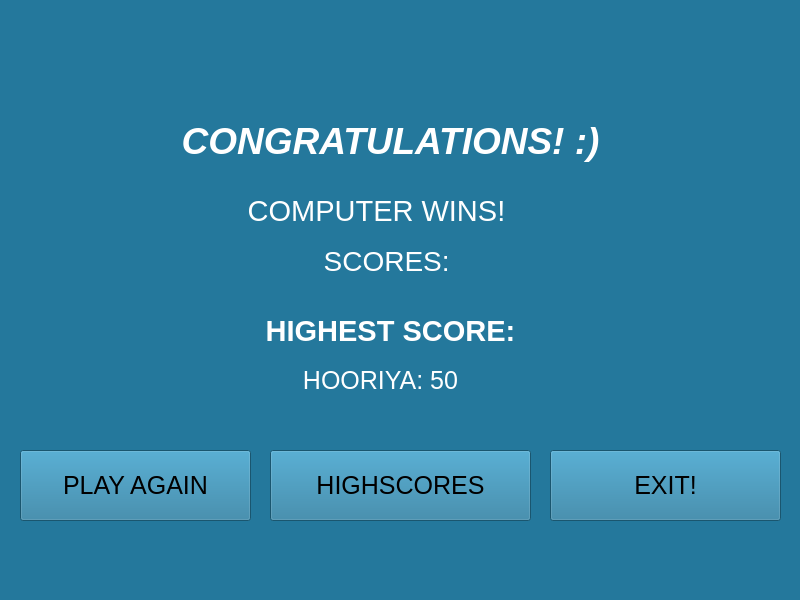
<?xml version="1.0" encoding="UTF-8"?>
<ui version="4.0">
 <class>MainWindow</class>
 <widget class="QMainWindow" name="MainWindow">
  <property name="geometry">
   <rect>
    <x>0</x>
    <y>0</y>
    <width>800</width>
    <height>600</height>
   </rect>
  </property>
  <property name="windowTitle">
   <string>MainWindow</string>
  </property>
  <property name="styleSheet">
   <string notr="true">background-color: rgb(36, 120, 156);
 </string>
  </property>
  <widget class="QWidget" name="centralwidget">
   <widget class="QLabel" name="win">
    <property name="geometry">
     <rect>
      <x>70</x>
      <y>180</y>
      <width>621</width>
      <height>61</height>
     </rect>
    </property>
    <property name="font">
     <font>
      <pointsize>22</pointsize>
     </font>
    </property>
    <property name="styleSheet">
     <string notr="true">color:white;</string>
    </property>
    <property name="text">
     <string>COMPUTER WINS! </string>
    </property>
    <property name="alignment">
     <set>Qt::AlignCenter</set>
    </property>
   </widget>
   <widget class="QLabel" name="win_score">
    <property name="geometry">
     <rect>
      <x>80</x>
      <y>230</y>
      <width>621</width>
      <height>61</height>
     </rect>
    </property>
    <property name="font">
     <font>
      <pointsize>21</pointsize>
     </font>
    </property>
    <property name="styleSheet">
     <string notr="true">color:white;</string>
    </property>
    <property name="text">
     <string>SCORES: </string>
    </property>
    <property name="alignment">
     <set>Qt::AlignCenter</set>
    </property>
   </widget>
   <widget class="QPushButton" name="play_again">
    <property name="geometry">
     <rect>
      <x>20</x>
      <y>450</y>
      <width>231</width>
      <height>71</height>
     </rect>
    </property>
    <property name="font">
     <font>
      <pointsize>19</pointsize>
      <weight>50</weight>
      <bold>false</bold>
     </font>
    </property>
    <property name="styleSheet">
     <string notr="true"/>
    </property>
    <property name="text">
     <string>PLAY AGAIN</string>
    </property>
    <property name="checkable">
     <bool>false</bool>
    </property>
   </widget>
   <widget class="QPushButton" name="exit">
    <property name="geometry">
     <rect>
      <x>550</x>
      <y>450</y>
      <width>231</width>
      <height>71</height>
     </rect>
    </property>
    <property name="font">
     <font>
      <pointsize>19</pointsize>
      <weight>50</weight>
      <bold>false</bold>
     </font>
    </property>
    <property name="styleSheet">
     <string notr="true"/>
    </property>
    <property name="text">
     <string>EXIT!</string>
    </property>
   </widget>
   <widget class="QLabel" name="label_3">
    <property name="geometry">
     <rect>
      <x>80</x>
      <y>110</y>
      <width>621</width>
      <height>61</height>
     </rect>
    </property>
    <property name="font">
     <font>
      <pointsize>28</pointsize>
      <weight>75</weight>
      <italic>true</italic>
      <bold>true</bold>
     </font>
    </property>
    <property name="styleSheet">
     <string notr="true">color:white;</string>
    </property>
    <property name="text">
     <string>CONGRATULATIONS! :)</string>
    </property>
    <property name="alignment">
     <set>Qt::AlignCenter</set>
    </property>
   </widget>
   <widget class="QLabel" name="label_4">
    <property name="geometry">
     <rect>
      <x>40</x>
      <y>220</y>
      <width>171</width>
      <height>171</height>
     </rect>
    </property>
    <property name="text">
     <string/>
    </property>
    <property name="pixmap">
     <pixmap>rockkk.png</pixmap>
    </property>
    <property name="scaledContents">
     <bool>true</bool>
    </property>
   </widget>
   <widget class="QLabel" name="label_5">
    <property name="geometry">
     <rect>
      <x>580</x>
      <y>220</y>
      <width>191</width>
      <height>171</height>
     </rect>
    </property>
    <property name="text">
     <string/>
    </property>
    <property name="pixmap">
     <pixmap>all.png</pixmap>
    </property>
    <property name="scaledContents">
     <bool>true</bool>
    </property>
   </widget>
   <widget class="QLabel" name="label_6">
    <property name="geometry">
     <rect>
      <x>200</x>
      <y>10</y>
      <width>101</width>
      <height>81</height>
     </rect>
    </property>
    <property name="text">
     <string/>
    </property>
    <property name="pixmap">
     <pixmap>rrr.png</pixmap>
    </property>
    <property name="scaledContents">
     <bool>true</bool>
    </property>
   </widget>
   <widget class="QLabel" name="label_7">
    <property name="geometry">
     <rect>
      <x>470</x>
      <y>10</y>
      <width>111</width>
      <height>91</height>
     </rect>
    </property>
    <property name="text">
     <string/>
    </property>
    <property name="pixmap">
     <pixmap>sss.png</pixmap>
    </property>
    <property name="scaledContents">
     <bool>true</bool>
    </property>
   </widget>
   <widget class="QPushButton" name="highscore_button">
    <property name="geometry">
     <rect>
      <x>270</x>
      <y>450</y>
      <width>261</width>
      <height>71</height>
     </rect>
    </property>
    <property name="font">
     <font>
      <pointsize>19</pointsize>
      <weight>50</weight>
      <bold>false</bold>
     </font>
    </property>
    <property name="styleSheet">
     <string notr="true"/>
    </property>
    <property name="text">
     <string>HIGHSCORES</string>
    </property>
   </widget>
   <widget class="QLabel" name="label">
    <property name="geometry">
     <rect>
      <x>200</x>
      <y>300</y>
      <width>381</width>
      <height>61</height>
     </rect>
    </property>
    <property name="font">
     <font>
      <pointsize>22</pointsize>
      <weight>75</weight>
      <bold>true</bold>
     </font>
    </property>
    <property name="styleSheet">
     <string notr="true">color: white;</string>
    </property>
    <property name="text">
     <string>HIGHEST SCORE:</string>
    </property>
    <property name="alignment">
     <set>Qt::AlignCenter</set>
    </property>
   </widget>
   <widget class="QLabel" name="highscore_player_info">
    <property name="geometry">
     <rect>
      <x>190</x>
      <y>350</y>
      <width>381</width>
      <height>61</height>
     </rect>
    </property>
    <property name="font">
     <font>
      <pointsize>19</pointsize>
     </font>
    </property>
    <property name="styleSheet">
     <string notr="true">color: white;</string>
    </property>
    <property name="text">
     <string>HOORIYA: 50</string>
    </property>
    <property name="alignment">
     <set>Qt::AlignCenter</set>
    </property>
   </widget>
   <zorder>win</zorder>
   <zorder>win_score</zorder>
   <zorder>play_again</zorder>
   <zorder>exit</zorder>
   <zorder>label_3</zorder>
   <zorder>label_5</zorder>
   <zorder>label_6</zorder>
   <zorder>label_7</zorder>
   <zorder>highscore_button</zorder>
   <zorder>label</zorder>
   <zorder>highscore_player_info</zorder>
   <zorder>label_4</zorder>
  </widget>
  <widget class="QMenuBar" name="menubar">
   <property name="geometry">
    <rect>
     <x>0</x>
     <y>0</y>
     <width>800</width>
     <height>29</height>
    </rect>
   </property>
  </widget>
  <widget class="QStatusBar" name="statusbar"/>
 </widget>
 <resources/>
 <connections/>
</ui>
